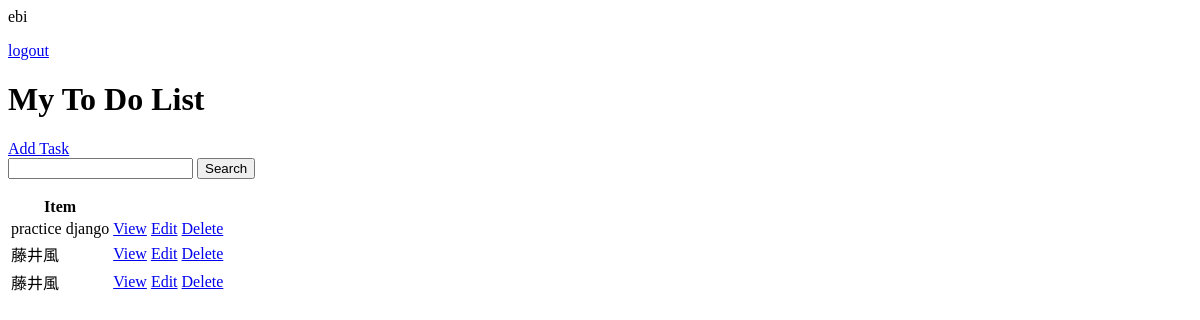
Page /todo/ (signed in) on the earlier database version.
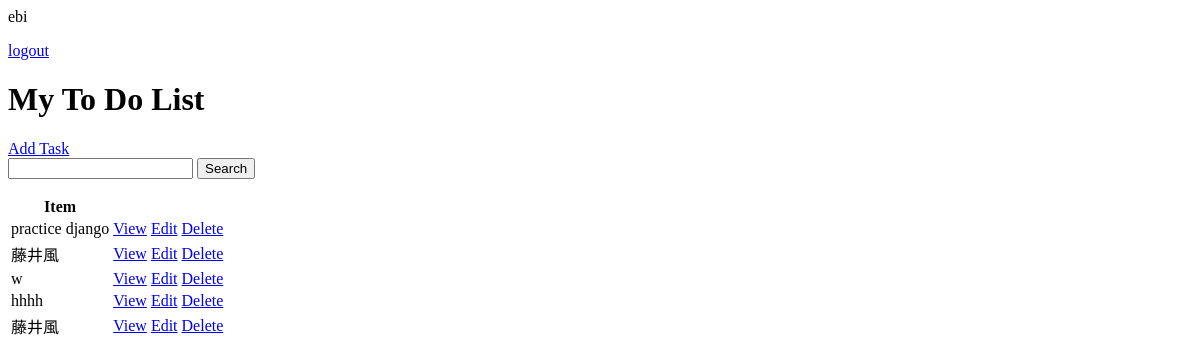
Same page on the later database version.
### ebi_todo/models.py (models this page shows, shortened)
class Task(models.Model):
    user = models.ForeignKey(
       User, on_delete=models.CASCADE, null=True, blank=True)
    title = models.CharField(max_length=200)
    description = models.TextField(null=True, blank=True)
    complete = models.BooleanField(default=False)
    created = models.DateTimeField(auto_now_add=True)
    class Meta:
        ordering = ['complete']

### ebi_todo/views.py (the view)
# urls.py: path('',TaskList.as_view(),name='tasks'),
class TaskList(LoginRequiredMixin,ListView):
    model = Task
    context_object_name = 'tasks'
    def get_context_data(self, **kwargs):
        context = super().get_context_data(**kwargs)
        context['tasks'] = context['tasks'].filter(user = self.request.user)
        context['count'] = context['tasks'].filter(complete= False).count()
        search_input = self.request.GET.get('search-area') or ''
        if search_input:
            context['tasks'] = context['tasks'].filter(
            title__icontains = search_input)
        context['search_input'] = search_input
        return context

### templates/ebi_todo/task_list.html
{% if request.user.is_authenticated %}
    <p>{{request.user}}</p>
    <a href='{% url 'logout' %}'>logout</a>
{% else %}
    <a href='{% url 'login' %}'>Login</a>
{% endif %}
<h1>My To Do List</h1>
<a href="{% url 'task-create' %}">Add Task</a>
<form method='GET'>
    <input type='text' name='search-area' value='{{search_input}}'>
    <input type='submit' value='Search'>
</form>
<table>
    <tr>
        <th>Item</th>
    </tr>
    {%for task in tasks %}
    <tr>
      <td>{{task.title}}</td>
      <td><a href="{% url 'task' task.id %}">View</a></td>
      <td><a href="{% url 'task-update' task.id %}">Edit</a></td>
      <td><a href="{% url 'task-delete' task.id %}">Delete</a></td>
    </tr>
    {%empty%}
      <h3>No items in list</h3>
    {%endfor%}
</table>

Differences in the rows shown:
added Task: title "w"
added Task: title "hhhh"
